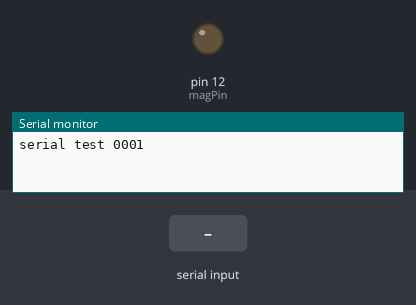
A sketch run on a simulated Arduino Uno, built with avr-gcc and run on an emulated ATmega328P. On the bench: output pins drawn as LEDs (lit = HIGH), the last lines printed to the serial monitor. Inputs (shaded band) come from the test bench.

Above: at 1.2 s.
1.3 s: "on" received over the second serial link
At 2.2 s:
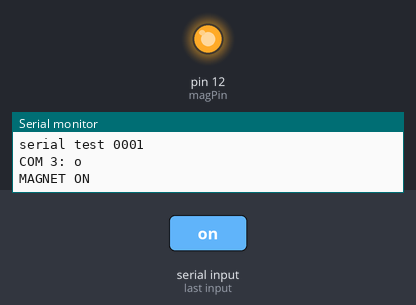
5.8 s: "off" received over the second serial link
At 7.1 s:
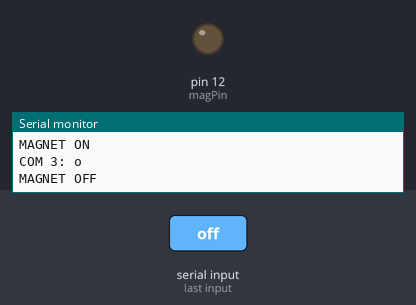
8.8 s: "fire" received over the second serial link
At 9.5 s:
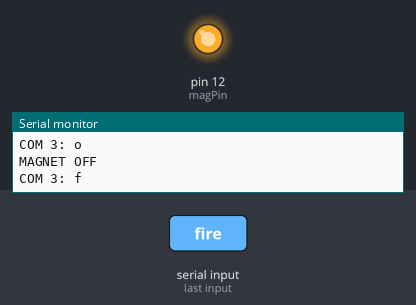
Timing chart, 0 to 12.3 s (numbered marks = the images above; inputs shaded):
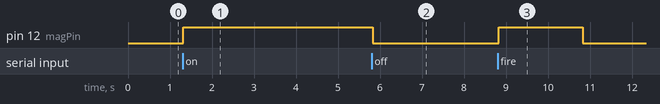

The sketch:

serial_test.ino
```cpp
#include <SoftwareSerial.h>

#define rxPin 5
#define txPin 6
#define magPin 12

const int baud = 9600;

bool magOn = false;

//Set up a new SoftwareSerial object
SoftwareSerial mySerial = SoftwareSerial(rxPin, txPin);

String stringCOM3;
String stringCOM14;


void setup() {
  //define pin mode for electromagnet
  pinMode(magPin, OUTPUT);

  //define pin modes for TX and RX
  pinMode(rxPin, INPUT);
  pinMode(txPin, OUTPUT);

  //begin serial and mySerial
  mySerial.begin(baud);
  Serial.begin(baud);

  //print begin of test
  mySerial.println("SoftwareSerial test 0001");
  Serial.println("serial test 0001"); // so I can keep track of what is loaded
}

void loop() {
  //read message from COM3
  while (mySerial.available()) {
    delay(4);  //delay to allow byte to arrive in input buffer
    char c = mySerial.read();
    stringCOM3 += c;
  }

  //read message from COM14
  while (Serial.available()) {
    delay(4);  //delay to allow byte to arrive in input buffer
    char b = Serial.read();
    stringCOM14 += b;
  }

  //if message from COM3 is not empty
  if(stringCOM3.length() > 0){
    //Indicate message coming from COM3
    Serial.print("COM 3: ");
    mySerial.print("COM 3: ");

    //Print message to both serial monitors
    Serial.println(stringCOM3.substring(0,1));
    mySerial.println(stringCOM3);

    if(stringCOM3.substring(0,2).equalsIgnoreCase("on")){
      magOn = true;
    }

    if(stringCOM3.substring(0,3).equalsIgnoreCase("off")){
      magOn = false;
    }

    if(stringCOM3.substring(0,4).equalsIgnoreCase("fire")){
      digitalWrite(magPin, HIGH);
      delay(2000);
      digitalWrite(magPin,LOW);
      Serial.println("MAGNET FIRED");
    }

    if(magOn){
      digitalWrite(magPin, HIGH);
      Serial.println("MAGNET ON");
    }
    else{
      digitalWrite(magPin, LOW);
      Serial.println("MAGNET OFF");
    }

    //reset COM 3 message variable
    stringCOM3 = "";

  }

  //if message from COM14 is not empty
  if(stringCOM14.length() > 0){
    //Indicate message coming from COM14
    Serial.print("COM 14: ");
    mySerial.print("COM 14: ");

    //Print message to both serial monitors
    Serial.println(stringCOM14);
    mySerial.println(stringCOM14);

    //reset COM 14 message variable
    stringCOM14 = "";

  }

}
```

Measured:
- after the input at 1.3 s, pin 12 (magPin): LOW → HIGH at once
- after the input at 5.8 s, pin 12 (magPin): HIGH → LOW at once
- after the input at 8.8 s, pin 12 (magPin): LOW → HIGH at once, → LOW 2.0 s later
